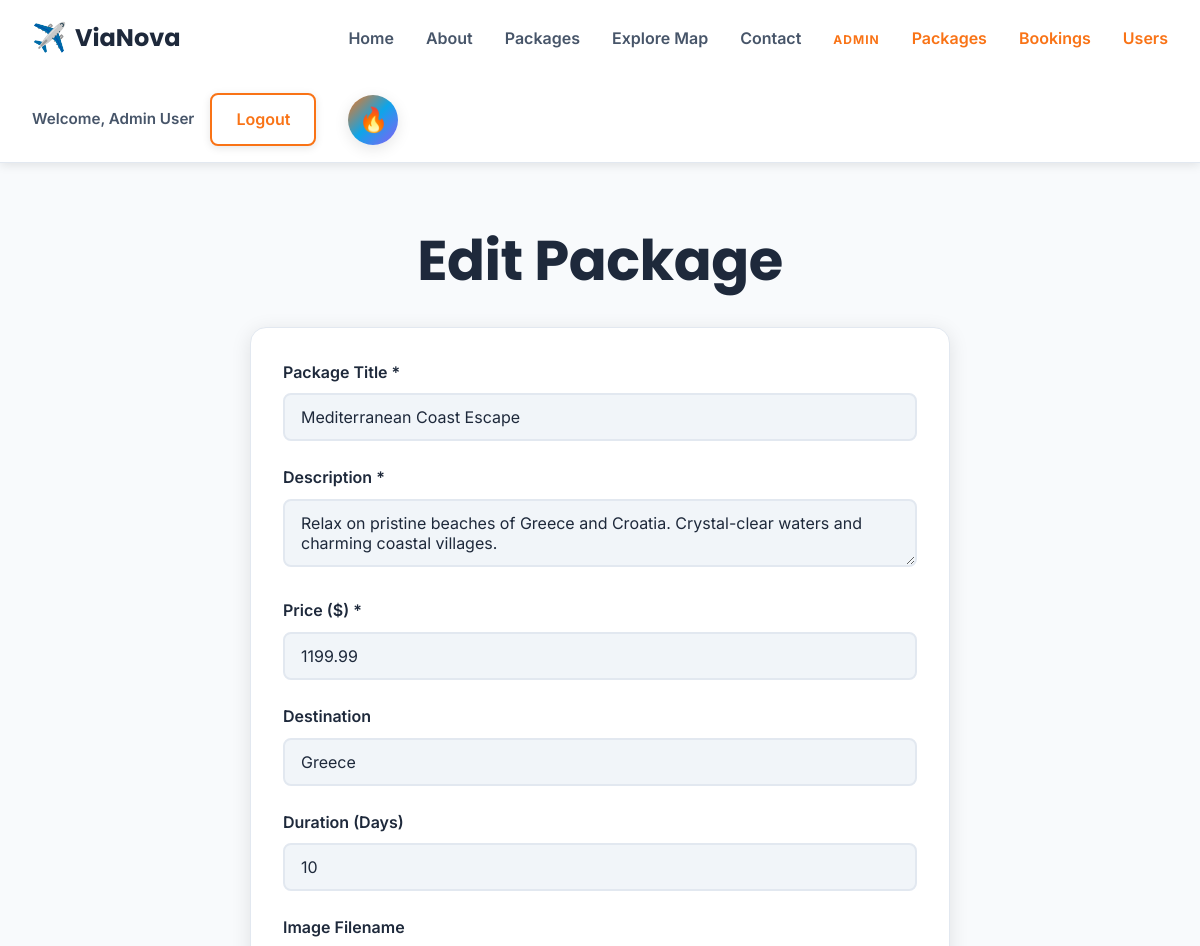
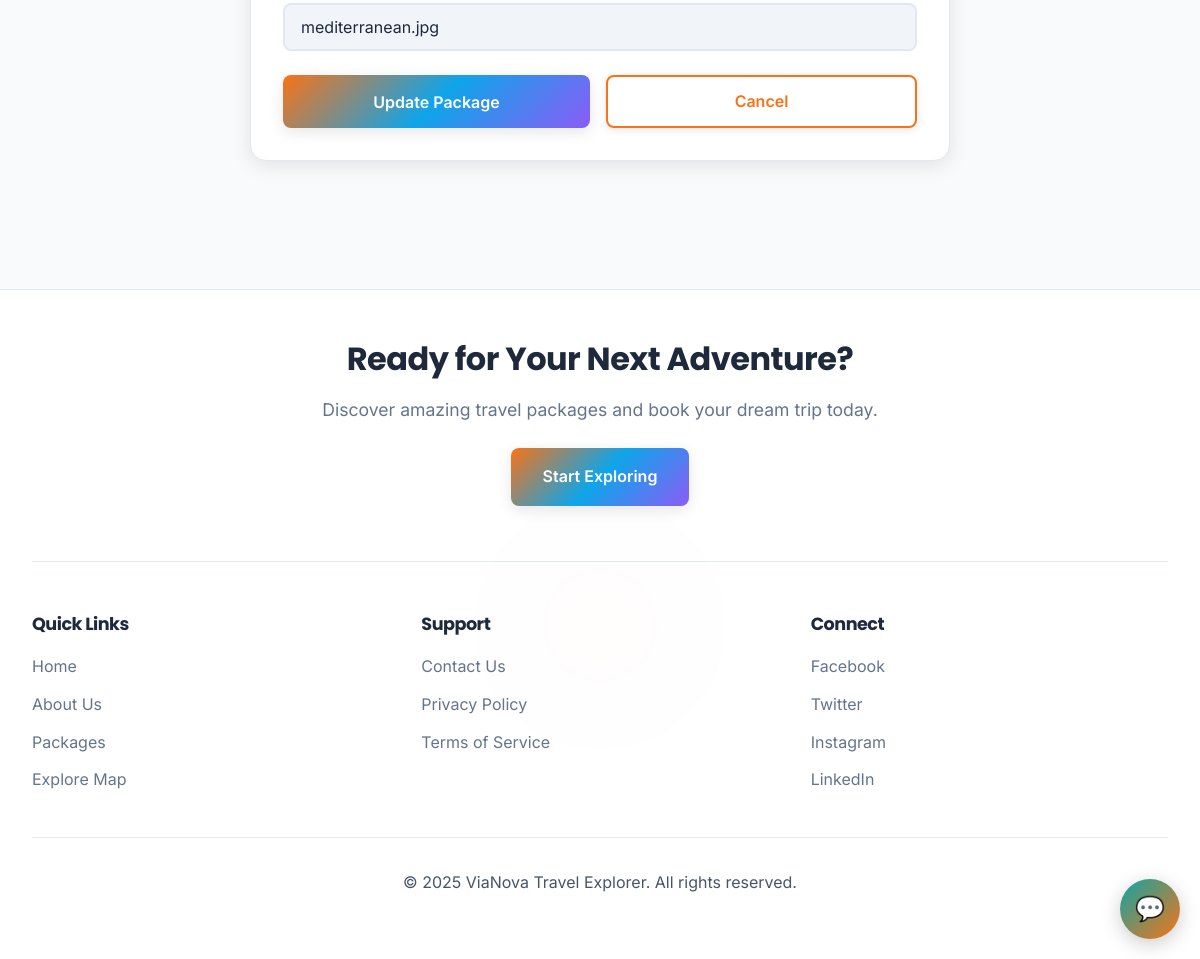
Screenshot of /admin/packages/update.php?id=2 (signed in) with the database file from the repository (2 pictures, top to bottom).
### tables this page shows
CREATE TABLE packages (
  id INT AUTO_INCREMENT PRIMARY KEY,
  title VARCHAR(150) NOT NULL,
  description TEXT,
  price DECIMAL(10, 2) NOT NULL,
  image VARCHAR(255),
  duration_days INT,
  destination VARCHAR(100),
  created_at TIMESTAMP DEFAULT CURRENT_TIMESTAMP
);

### admin/packages/update.php (the view, shortened to what this page needs)
<?php
require_once('../../config/db.php');
$package_id = $_GET['id'] ?? null;
$package_query = "SELECT id, title, description, price, image, destination, duration_days FROM packages WHERE id = " . intval($package_id);
$package_result = $conn->query($package_query);
$package = $package_result->fetch_assoc();
include_once('../../includes/header.php');
?>
<?php include_once('../../includes/navbar.php'); ?>
<section style="padding: 4rem 2rem; min-height: 80vh;">
    <div style="max-width: 700px; margin: 0 auto;">
        <h1 style="text-align: center; margin-bottom: 2rem;">Edit Package</h1>
        <form method="POST" action="update.php?id=<?php echo htmlspecialchars($package_id); ?>" novalidate>
            <div class="form-group">
                <label for="title">Package Title *</label>
                <input type="text" id="title" name="title" required aria-label="Package title"
                       value="<?php echo htmlspecialchars($_POST['title'] ?? $package['title']); ?>">
            </div>
            <div class="form-group">
                <label for="description">Description *</label>
                <textarea id="description" name="description" required aria-label="Package description"><?php echo htmlspecialchars($_POST['description'] ?? $package['description']); ?></textarea>
            </div>
            <div class="form-group">
                <label for="price">Price ($) *</label>
                <input type="number" id="price" name="price" step="0.01" required aria-label="Package price"
                       value="<?php echo htmlspecialchars($_POST['price'] ?? $package['price']); ?>">
            </div>
            <div class="form-group">
                <label for="destination">Destination</label>
                <input type="text" id="destination" name="destination" aria-label="Destination"
                       value="<?php echo htmlspecialchars($_POST['destination'] ?? $package['destination']); ?>">
            </div>
            <div class="form-group">
                <label for="duration_days">Duration (Days)</label>
                <input type="number" id="duration_days" name="duration_days" aria-label="Duration in days"
                       value="<?php echo htmlspecialchars($_POST['duration_days'] ?? $package['duration_days']); ?>">
            </div>
            <div class="form-group">
                <label for="image">Image Filename</label>
                <input type="text" id="image" name="image" aria-label="Image filename"
                       value="<?php echo htmlspecialchars($_POST['image'] ?? $package['image']); ?>">
            </div>
            <div style="display: flex; gap: 1rem;">
                <button type="submit" class="btn btn-primary" style="flex: 1;">Update Package</button>
                <a href="read.php" class="btn btn-secondary" style="flex: 1; text-align: center;">Cancel</a>
            </div>
        </form>
    </div>
</section>
<?php include_once('../../includes/footer.php'); ?>

### style.css (style rules this page uses)
:root { --bg-primary: #f8fafc; --bg-secondary: #ffffff; --bg-card: #ffffff; --bg-input: #f1f5f9; --text-primary: #1e293b; --text-secondary: #475569; --text-muted: #64748b; --accent-primary: #f97316; --accent-teal: #0ea5e9; --accent-orange: #f97316; --border-color: #e2e8f0; --shadow-color: rgba(0, 0, 0, 0.1); --gradient-main: linear-gradient(135deg, #f97316 0%, #0ea5e9 50%, #8b5cf6 100%); --gradient-hero: linear-gradient(135deg, rgba(248, 250, 252, 0.9) 0%, rgba(241, 245, 249, 0.8) 100%); --font-heading: 'Poppins', sans-serif; --font-body: 'Inter', sans-serif; --transition-default: all 0.3s cubic-bezier(0.4, 0, 0.2, 1); }
* { margin: 0; padding: 0; box-sizing: border-box; }
html { scroll-behavior: smooth; }
body { font-family: var(--font-body); background-color: var(--bg-primary); color: var(--text-primary); line-height: 1.6; transition: background-color 0.4s ease, color 0.4s ease; }
h1, h2, h3, h4, h5, h6 { font-family: var(--font-heading); font-weight: 700; margin-bottom: 1rem; letter-spacing: -0.5px; color: var(--text-primary); transition: color 0.4s ease; }
h1 { font-size: 3.5rem; line-height: 1.2; }
a { color: var(--accent-teal); text-decoration: none; transition: var(--transition-default); }
.btn { padding: 0.75rem 1.5rem; border: none; border-radius: 0.5rem; font-family: var(--font-body); font-size: 1rem; font-weight: 600; cursor: pointer; transition: var(--transition-default); text-decoration: none; display: inline-block; text-align: center; }
.btn-primary { background: var(--gradient-main); color: white; box-shadow: 0 4px 15px var(--shadow-color); position: relative; overflow: hidden; }
.btn-primary::before { content: ''; position: absolute; top: 0; left: -100%; width: 100%; height: 100%; background: linear-gradient(90deg, transparent, rgba(255,255,255,0.2), transparent); transition: left 0.5s; }
.btn-secondary { background-color: var(--bg-secondary); border: 2px solid var(--accent-primary); color: var(--accent-primary); box-shadow: 0 2px 8px var(--shadow-color); transition: var(--transition-default); }
form { background-color: var(--bg-card); padding: 2rem; border-radius: 1rem; box-shadow: 0 4px 20px var(--shadow-color); border: 1px solid var(--border-color); transition: background-color 0.4s ease, border-color 0.4s ease; }
.form-group { margin-bottom: 1.5rem; }
.form-group label { display: block; margin-bottom: 0.5rem; font-weight: 600; color: var(--text-primary); transition: color 0.4s ease; }
.form-group input, .form-group select, .form-group textarea { width: 100%; padding: 0.75rem 1rem; border: 2px solid var(--border-color); border-radius: 0.5rem; font-size: 1rem; font-family: var(--font-body); background-color: var(--bg-input); color: var(--text-primary); transition: border-color 0.3s ease, background-color 0.4s ease, color 0.4s ease; }
.form-group input::placeholder, .form-group textarea::placeholder { color: var(--text-muted); }

### rows the page displays
packages: title "Mediterranean Coast Escape", description "Relax on pristine beaches of Greece and Croatia. Crystal-clear waters and charming coastal villages.", price "1199.99", destination "Greece", duration_days "10", image "mediterranean.jpg"

### other values shown
$_SESSION['user'] "Admin User"
